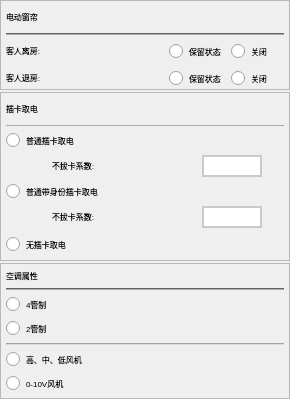
        <widget class="QWidget" name="widget_f3" native="true">
         <property name="minimumSize">
          <size>
           <width>290</width>
           <height>0</height>
          </size>
         </property>
         <layout class="QVBoxLayout" name="verticalLayout_7" stretch="2,3,3">
          <property name="spacing">
           <number>2</number>
          </property>
          <property name="leftMargin">
           <number>0</number>
          </property>
          <property name="topMargin">
           <number>0</number>
          </property>
          <property name="rightMargin">
           <number>0</number>
          </property>
          <property name="bottomMargin">
           <number>0</number>
          </property>
          <item>
           <widget class="QFrame" name="frame_3">
            <property name="sizePolicy">
             <sizepolicy hsizetype="Expanding" vsizetype="Preferred">
              <horstretch>0</horstretch>
              <verstretch>0</verstretch>
             </sizepolicy>
            </property>
            <property name="minimumSize">
             <size>
              <width>250</width>
              <height>0</height>
             </size>
            </property>
            <property name="styleSheet">
             <string notr="true"/>
            </property>
            <property name="frameShape">
             <enum>QFrame::StyledPanel</enum>
            </property>
            <property name="frameShadow">
             <enum>QFrame::Raised</enum>
            </property>
            <layout class="QVBoxLayout" name="verticalLayout_4" stretch="1,0,1,1">
             <property name="spacing">
              <number>5</number>
             </property>
             <property name="leftMargin">
              <number>5</number>
             </property>
             <property name="topMargin">
              <number>5</number>
             </property>
             <property name="rightMargin">
              <number>5</number>
             </property>
             <property name="bottomMargin">
              <number>0</number>
             </property>
             <item>
              <widget class="QLabel" name="lab_sec3_title">
               <property name="sizePolicy">
                <sizepolicy hsizetype="Expanding" vsizetype="Expanding">
                 <horstretch>0</horstretch>
                 <verstretch>0</verstretch>
                </sizepolicy>
               </property>
               <property name="minimumSize">
                <size>
                 <width>0</width>
                 <height>22</height>
                </size>
               </property>
               <property name="font">
                <font>
                 <pointsize>6</pointsize>
                </font>
               </property>
               <property name="styleSheet">
                <string notr="true"/>
               </property>
               <property name="text">
                <string>&lt;html&gt;&lt;head/&gt;&lt;body&gt;&lt;p&gt;电动窗帘&lt;/p&gt;&lt;/body&gt;&lt;/html&gt;</string>
               </property>
              </widget>
             </item>
             <item>
              <widget class="Line" name="line_sec3_1">
               <property name="minimumSize">
                <size>
                 <width>0</width>
                 <height>1</height>
                </size>
               </property>
               <property name="maximumSize">
                <size>
                 <width>16777215</width>
                 <height>2</height>
                </size>
               </property>
               <property name="font">
                <font>
                 <pointsize>6</pointsize>
                </font>
               </property>
               <property name="styleSheet">
                <string notr="true">background-color: #969696;</string>
               </property>
               <property name="orientation">
                <enum>Qt::Horizontal</enum>
               </property>
              </widget>
             </item>
             <item>
              <layout class="QHBoxLayout" name="horizontalLayout_12" stretch="3,1,1,0">
               <property name="spacing">
                <number>5</number>
               </property>
               <item>
                <widget class="QLabel" name="lab_sec3_leaveRoom">
                 <property name="sizePolicy">
                  <sizepolicy hsizetype="Preferred" vsizetype="Expanding">
                   <horstretch>0</horstretch>
                   <verstretch>0</verstretch>
                  </sizepolicy>
                 </property>
                 <property name="maximumSize">
                  <size>
                   <width>200</width>
                   <height>16777215</height>
                  </size>
                 </property>
                 <property name="font">
                  <font>
                   <pointsize>6</pointsize>
                  </font>
                 </property>
                 <property name="text">
                  <string>&lt;html&gt;&lt;head/&gt;&lt;body&gt;&lt;p&gt;客人离房:&lt;/p&gt;&lt;/body&gt;&lt;/html&gt;</string>
                 </property>
                </widget>
               </item>
               <item>
                <widget class="QRadioButton" name="radioButton_sec3_LR_keep">
                 <property name="sizePolicy">
                  <sizepolicy hsizetype="Preferred" vsizetype="Fixed">
                   <horstretch>0</horstretch>
                   <verstretch>0</verstretch>
                  </sizepolicy>
                 </property>
                 <property name="minimumSize">
                  <size>
                   <width>0</width>
                   <height>22</height>
                  </size>
                 </property>
                 <property name="maximumSize">
                  <size>
                   <width>150</width>
                   <height>16777215</height>
                  </size>
                 </property>
                 <property name="font">
                  <font>
                   <pointsize>6</pointsize>
                  </font>
                 </property>
                 <property name="cursor">
                  <cursorShape>PointingHandCursor</cursorShape>
                 </property>
                 <property name="text">
                  <string>保留状态</string>
                 </property>
                 <attribute name="buttonGroup">
                  <string notr="true">btng_sec3_leaveRoom</string>
                 </attribute>
                </widget>
               </item>
               <item>
                <widget class="QRadioButton" name="radioButton_sec3_LR_close">
                 <property name="sizePolicy">
                  <sizepolicy hsizetype="Expanding" vsizetype="Fixed">
                   <horstretch>0</horstretch>
                   <verstretch>0</verstretch>
                  </sizepolicy>
                 </property>
                 <property name="minimumSize">
                  <size>
                   <width>0</width>
                   <height>22</height>
                  </size>
                 </property>
                 <property name="maximumSize">
                  <size>
                   <width>150</width>
                   <height>16777215</height>
                  </size>
                 </property>
                 <property name="font">
                  <font>
                   <pointsize>6</pointsize>
                  </font>
                 </property>
                 <property name="cursor">
                  <cursorShape>PointingHandCursor</cursorShape>
                 </property>
                 <property name="text">
                  <string>关闭</string>
                 </property>
                 <attribute name="buttonGroup">
                  <string notr="true">btng_sec3_leaveRoom</string>
                 </attribute>
                </widget>
               </item>
               <item>
                <spacer name="horizontalSpacer_13">
                 <property name="orientation">
                  <enum>Qt::Horizontal</enum>
                 </property>
                 <property name="sizeHint" stdset="0">
                  <size>
                   <width>0</width>
                   <height>20</height>
                  </size>
                 </property>
                </spacer>
               </item>
              </layout>
             </item>
             <item>
              <layout class="QHBoxLayout" name="horizontalLayout_13" stretch="3,1,1,0">
               <property name="spacing">
                <number>5</number>
               </property>
               <item>
                <widget class="QLabel" name="lab_sec3_checkOut">
                 <property name="sizePolicy">
                  <sizepolicy hsizetype="Preferred" vsizetype="Expanding">
                   <horstretch>0</horstretch>
                   <verstretch>0</verstretch>
                  </sizepolicy>
                 </property>
                 <property name="maximumSize">
                  <size>
                   <width>200</width>
                   <height>16777215</height>
                  </size>
                 </property>
                 <property name="font">
                  <font>
                   <pointsize>6</pointsize>
                  </font>
                 </property>
                 <property name="text">
                  <string>&lt;html&gt;&lt;head/&gt;&lt;body&gt;&lt;p&gt;客人退房:&lt;/p&gt;&lt;/body&gt;&lt;/html&gt;</string>
                 </property>
                </widget>
               </item>
               <item>
                <widget class="QRadioButton" name="radioButton_sec3_CO_keep">
                 <property name="sizePolicy">
                  <sizepolicy hsizetype="Preferred" vsizetype="Fixed">
                   <horstretch>0</horstretch>
                   <verstretch>0</verstretch>
                  </sizepolicy>
                 </property>
                 <property name="minimumSize">
                  <size>
                   <width>0</width>
                   <height>22</height>
                  </size>
                 </property>
                 <property name="maximumSize">
                  <size>
                   <width>150</width>
                   <height>16777215</height>
                  </size>
                 </property>
                 <property name="font">
                  <font>
                   <pointsize>6</pointsize>
                  </font>
                 </property>
                 <property name="cursor">
                  <cursorShape>PointingHandCursor</cursorShape>
                 </property>
                 <property name="text">
                  <string>保留状态</string>
                 </property>
                 <attribute name="buttonGroup">
                  <string notr="true">btng_sec3_checkOut</string>
                 </attribute>
                </widget>
               </item>
               <item>
                <widget class="QRadioButton" name="radioButton_sec3_CO_close">
                 <property name="sizePolicy">
                  <sizepolicy hsizetype="Expanding" vsizetype="Fixed">
                   <horstretch>0</horstretch>
                   <verstretch>0</verstretch>
                  </sizepolicy>
                 </property>
                 <property name="minimumSize">
                  <size>
                   <width>0</width>
                   <height>22</height>
                  </size>
                 </property>
                 <property name="maximumSize">
                  <size>
                   <width>150</width>
                   <height>16777215</height>
                  </size>
                 </property>
                 <property name="font">
                  <font>
                   <pointsize>6</pointsize>
                  </font>
                 </property>
                 <property name="cursor">
                  <cursorShape>PointingHandCursor</cursorShape>
                 </property>
                 <property name="text">
                  <string>关闭</string>
                 </property>
                 <attribute name="buttonGroup">
                  <string notr="true">btng_sec3_checkOut</string>
                 </attribute>
                </widget>
               </item>
               <item>
                <spacer name="horizontalSpacer_17">
                 <property name="orientation">
                  <enum>Qt::Horizontal</enum>
                 </property>
                 <property name="sizeHint" stdset="0">
                  <size>
                   <width>0</width>
                   <height>20</height>
                  </size>
                 </property>
                </spacer>
               </item>
              </layout>
             </item>
            </layout>
            <zorder>line_sec3_1</zorder>
            <zorder>lab_sec3_title</zorder>
           </widget>
          </item>
          <item>
           <widget class="QFrame" name="frame_4">
            <property name="sizePolicy">
             <sizepolicy hsizetype="Expanding" vsizetype="Preferred">
              <horstretch>0</horstretch>
              <verstretch>0</verstretch>
             </sizepolicy>
            </property>
            <property name="styleSheet">
             <string notr="true"/>
            </property>
            <property name="frameShape">
             <enum>QFrame::StyledPanel</enum>
            </property>
            <property name="frameShadow">
             <enum>QFrame::Raised</enum>
            </property>
            <layout class="QVBoxLayout" name="verticalLayout_5" stretch="4,0,3,3,3,3,0">
             <property name="spacing">
              <number>5</number>
             </property>
             <property name="leftMargin">
              <number>5</number>
             </property>
             <property name="topMargin">
              <number>5</number>
             </property>
             <property name="rightMargin">
              <number>5</number>
             </property>
             <property name="bottomMargin">
              <number>5</number>
             </property>
             <item>
              <widget class="QLabel" name="lab_sec4_title">
               <property name="sizePolicy">
                <sizepolicy hsizetype="Expanding" vsizetype="Expanding">
                 <horstretch>0</horstretch>
                 <verstretch>0</verstretch>
                </sizepolicy>
               </property>
               <property name="minimumSize">
                <size>
                 <width>0</width>
                 <height>22</height>
                </size>
               </property>
               <property name="font">
                <font>
                 <pointsize>6</pointsize>
                </font>
               </property>
               <property name="styleSheet">
                <string notr="true"/>
               </property>
               <property name="text">
                <string>&lt;html&gt;&lt;head/&gt;&lt;body&gt;&lt;p&gt;&lt;span style=&quot; font-weight:400;&quot;&gt;插卡取电&lt;/span&gt;&lt;/p&gt;&lt;/body&gt;&lt;/html&gt;</string>
               </property>
              </widget>
             </item>
             <item>
              <widget class="Line" name="line_sec4_1">
               <property name="minimumSize">
                <size>
                 <width>0</width>
                 <height>1</height>
                </size>
               </property>
               <property name="maximumSize">
                <size>
                 <width>16777215</width>
                 <height>2</height>
                </size>
               </property>
               <property name="font">
                <font>
                 <pointsize>9</pointsize>
                </font>
               </property>
               <property name="styleSheet">
                <string notr="true">background-color: #969696;</string>
               </property>
               <property name="orientation">
                <enum>Qt::Horizontal</enum>
               </property>
              </widget>
             </item>
             <item>
              <widget class="QRadioButton" name="radioButton_sec4_useCard">
               <property name="sizePolicy">
                <sizepolicy hsizetype="Minimum" vsizetype="Expanding">
                 <horstretch>0</horstretch>
                 <verstretch>0</verstretch>
                </sizepolicy>
               </property>
               <property name="font">
                <font>
                 <pointsize>6</pointsize>
                </font>
               </property>
               <property name="cursor">
                <cursorShape>PointingHandCursor</cursorShape>
               </property>
               <property name="text">
                <string>普通插卡取电</string>
               </property>
               <attribute name="buttonGroup">
                <string notr="true">bntg_sec4_elecType</string>
               </attribute>
              </widget>
             </item>
             <item>
              <layout class="QHBoxLayout" name="horizontalLayout_14" stretch="1,4,1,0">
               <property name="spacing">
                <number>0</number>
               </property>
               <property name="rightMargin">
                <number>0</number>
               </property>
               <item>
                <spacer name="horizontalSpacer_9">
                 <property name="orientation">
                  <enum>Qt::Horizontal</enum>
                 </property>
                 <property name="sizeHint" stdset="0">
                  <size>
                   <width>40</width>
                   <height>20</height>
                  </size>
                 </property>
                </spacer>
               </item>
               <item>
                <widget class="QLabel" name="lab_sec4_UC_noCardNum">
                 <property name="sizePolicy">
                  <sizepolicy hsizetype="Preferred" vsizetype="Expanding">
                   <horstretch>0</horstretch>
                   <verstretch>0</verstretch>
                  </sizepolicy>
                 </property>
                 <property name="minimumSize">
                  <size>
                   <width>120</width>
                   <height>0</height>
                  </size>
                 </property>
                 <property name="maximumSize">
                  <size>
                   <width>150</width>
                   <height>16777215</height>
                  </size>
                 </property>
                 <property name="baseSize">
                  <size>
                   <width>0</width>
                   <height>0</height>
                  </size>
                 </property>
                 <property name="font">
                  <font>
                   <pointsize>6</pointsize>
                  </font>
                 </property>
                 <property name="text">
                  <string>&lt;html&gt;&lt;head/&gt;&lt;body&gt;&lt;p&gt;不拔卡系数:&lt;/p&gt;&lt;/body&gt;&lt;/html&gt;</string>
                 </property>
                </widget>
               </item>
               <item>
                <widget class="QLineEdit" name="edit_sec4_UC_noCardNum">
                 <property name="sizePolicy">
                  <sizepolicy hsizetype="Preferred" vsizetype="Fixed">
                   <horstretch>0</horstretch>
                   <verstretch>0</verstretch>
                  </sizepolicy>
                 </property>
                 <property name="minimumSize">
                  <size>
                   <width>60</width>
                   <height>22</height>
                  </size>
                 </property>
                 <property name="maximumSize">
                  <size>
                   <width>100</width>
                   <height>16777215</height>
                  </size>
                 </property>
                 <property name="font">
                  <font>
                   <pointsize>6</pointsize>
                  </font>
                 </property>
                 <property name="layoutDirection">
                  <enum>Qt::RightToLeft</enum>
                 </property>
                 <property name="styleSheet">
                  <string notr="true">border: 2px solid rgb(202, 202, 202);
border-radius: 0;
background-color: rgb(255, 255, 255);</string>
                 </property>
                </widget>
               </item>
               <item>
                <spacer name="horizontalSpacer_19">
                 <property name="orientation">
                  <enum>Qt::Horizontal</enum>
                 </property>
                 <property name="sizeType">
                  <enum>QSizePolicy::Fixed</enum>
                 </property>
                 <property name="sizeHint" stdset="0">
                  <size>
                   <width>22</width>
                   <height>20</height>
                  </size>
                 </property>
                </spacer>
               </item>
              </layout>
             </item>
             <item>
              <widget class="QRadioButton" name="radioButton_sec4_useCardAndId">
               <property name="sizePolicy">
                <sizepolicy hsizetype="Minimum" vsizetype="Expanding">
                 <horstretch>0</horstretch>
                 <verstretch>0</verstretch>
                </sizepolicy>
               </property>
               <property name="font">
                <font>
                 <pointsize>6</pointsize>
                </font>
               </property>
               <property name="cursor">
                <cursorShape>PointingHandCursor</cursorShape>
               </property>
               <property name="text">
                <string>普通带身份插卡取电</string>
               </property>
               <attribute name="buttonGroup">
                <string notr="true">bntg_sec4_elecType</string>
               </attribute>
              </widget>
             </item>
             <item>
              <layout class="QHBoxLayout" name="horizontalLayout_15" stretch="1,4,1,0">
               <property name="spacing">
                <number>0</number>
               </property>
               <property name="rightMargin">
                <number>0</number>
               </property>
               <item>
                <spacer name="horizontalSpacer_10">
                 <property name="orientation">
                  <enum>Qt::Horizontal</enum>
                 </property>
                 <property name="sizeHint" stdset="0">
                  <size>
                   <width>40</width>
                   <height>20</height>
                  </size>
                 </property>
                </spacer>
               </item>
               <item>
                <widget class="QLabel" name="lab_sec4_UCI_noCardNum">
                 <property name="sizePolicy">
                  <sizepolicy hsizetype="Preferred" vsizetype="Expanding">
                   <horstretch>0</horstretch>
                   <verstretch>0</verstretch>
                  </sizepolicy>
                 </property>
                 <property name="minimumSize">
                  <size>
                   <width>120</width>
                   <height>0</height>
                  </size>
                 </property>
                 <property name="maximumSize">
                  <size>
                   <width>150</width>
                   <height>16777215</height>
                  </size>
                 </property>
                 <property name="font">
                  <font>
                   <pointsize>6</pointsize>
                  </font>
                 </property>
                 <property name="text">
                  <string>&lt;html&gt;&lt;head/&gt;&lt;body&gt;&lt;p&gt;不拔卡系数: &lt;/p&gt;&lt;/body&gt;&lt;/html&gt;</string>
                 </property>
                </widget>
               </item>
               <item>
                <widget class="QLineEdit" name="edit_sec4_UCI_noCardNum">
                 <property name="sizePolicy">
                  <sizepolicy hsizetype="Preferred" vsizetype="Fixed">
                   <horstretch>0</horstretch>
                   <verstretch>0</verstretch>
                  </sizepolicy>
                 </property>
                 <property name="minimumSize">
                  <size>
                   <width>60</width>
                   <height>22</height>
                  </size>
                 </property>
                 <property name="maximumSize">
                  <size>
                   <width>100</width>
                   <height>16777215</height>
                  </size>
                 </property>
                 <property name="font">
                  <font>
                   <pointsize>6</pointsize>
                  </font>
                 </property>
                 <property name="layoutDirection">
                  <enum>Qt::RightToLeft</enum>
                 </property>
                 <property name="styleSheet">
                  <string notr="true">border: 2px solid rgb(202, 202, 202);
border-radius: 0;
background-color: rgb(255, 255, 255);</string>
                 </property>
                </widget>
               </item>
               <item>
                <spacer name="horizontalSpacer_20">
                 <property name="orientation">
                  <enum>Qt::Horizontal</enum>
                 </property>
                 <property name="sizeHint" stdset="0">
                  <size>
                   <width>22</width>
                   <height>20</height>
                  </size>
                 </property>
                </spacer>
               </item>
              </layout>
             </item>
             <item>
              <widget class="QRadioButton" name="radioButton_sec4_noCard">
               <property name="sizePolicy">
                <sizepolicy hsizetype="Minimum" vsizetype="Expanding">
                 <horstretch>0</horstretch>
                 <verstretch>0</verstretch>
                </sizepolicy>
               </property>
               <property name="minimumSize">
                <size>
                 <width>0</width>
                 <height>22</height>
                </size>
               </property>
               <property name="font">
                <font>
                 <pointsize>6</pointsize>
                </font>
               </property>
               <property name="cursor">
                <cursorShape>PointingHandCursor</cursorShape>
               </property>
               <property name="text">
                <string>无插卡取电</string>
               </property>
               <attribute name="buttonGroup">
                <string notr="true">bntg_sec4_elecType</string>
               </attribute>
              </widget>
             </item>
            </layout>
           </widget>
          </item>
          <item>
           <widget class="QFrame" name="frame_5">
            <property name="sizePolicy">
             <sizepolicy hsizetype="Expanding" vsizetype="Expanding">
              <horstretch>0</horstretch>
              <verstretch>0</verstretch>
             </sizepolicy>
            </property>
            <property name="styleSheet">
             <string notr="true"/>
            </property>
            <property name="frameShape">
             <enum>QFrame::StyledPanel</enum>
            </property>
            <property name="frameShadow">
             <enum>QFrame::Raised</enum>
            </property>
            <layout class="QVBoxLayout" name="verticalLayout_6" stretch="1,0,1,1,0,1,1">
             <property name="spacing">
              <number>5</number>
             </property>
             <property name="leftMargin">
              <number>5</number>
             </property>
             <property name="topMargin">
              <number>5</number>
             </property>
             <property name="rightMargin">
              <number>5</number>
             </property>
             <property name="bottomMargin">
              <number>5</number>
             </property>
             <item>
              <widget class="QLabel" name="lab_sec5_title">
               <property name="sizePolicy">
                <sizepolicy hsizetype="Expanding" vsizetype="Expanding">
                 <horstretch>0</horstretch>
                 <verstretch>0</verstretch>
                </sizepolicy>
               </property>
               <property name="maximumSize">
                <size>
                 <width>16777215</width>
                 <height>30</height>
                </size>
               </property>
               <property name="font">
                <font>
                 <pointsize>6</pointsize>
                </font>
               </property>
               <property name="styleSheet">
                <string notr="true"/>
               </property>
               <property name="text">
                <string>&lt;html&gt;&lt;head/&gt;&lt;body&gt;&lt;p&gt;空调属性&lt;/p&gt;&lt;/body&gt;&lt;/html&gt;</string>
               </property>
              </widget>
             </item>
             <item>
              <widget class="Line" name="line_sec5_1">
               <property name="minimumSize">
                <size>
                 <width>0</width>
                 <height>1</height>
                </size>
               </property>
               <property name="maximumSize">
                <size>
                 <width>16777215</width>
                 <height>2</height>
                </size>
               </property>
               <property name="styleSheet">
                <string notr="true">background-color: #969696;</string>
               </property>
               <property name="orientation">
                <enum>Qt::Horizontal</enum>
               </property>
              </widget>
             </item>
             <item>
              <widget class="QRadioButton" name="radioButton_sec5_4pip">
               <property name="font">
                <font>
                 <pointsize>6</pointsize>
                </font>
               </property>
               <property name="cursor">
                <cursorShape>PointingHandCursor</cursorShape>
               </property>
               <property name="layoutDirection">
                <enum>Qt::LeftToRight</enum>
               </property>
               <property name="autoFillBackground">
                <bool>false</bool>
               </property>
               <property name="text">
                <string>4管制</string>
               </property>
               <attribute name="buttonGroup">
                <string notr="true">btng_sec5_pipType</string>
               </attribute>
              </widget>
             </item>
             <item>
              <widget class="QRadioButton" name="radioButton_sec5_2pip">
               <property name="font">
                <font>
                 <pointsize>6</pointsize>
                </font>
               </property>
               <property name="cursor">
                <cursorShape>PointingHandCursor</cursorShape>
               </property>
               <property name="layoutDirection">
                <enum>Qt::LeftToRight</enum>
               </property>
               <property name="autoFillBackground">
                <bool>false</bool>
               </property>
               <property name="text">
                <string>2管制</string>
               </property>
               <attribute name="buttonGroup">
                <string notr="true">btng_sec5_pipType</string>
               </attribute>
              </widget>
             </item>
             <item>
              <widget class="Line" name="line_sec5_2">
               <property name="minimumSize">
                <size>
                 <width>0</width>
                 <height>1</height>
                </size>
               </property>
               <property name="maximumSize">
                <size>
                 <width>16777215</width>
                 <height>2</height>
                </size>
               </property>
               <property name="styleSheet">
                <string notr="true">background-color: rgba(195, 195, 195, 150);</string>
               </property>
               <property name="orientation">
                <enum>Qt::Horizontal</enum>
               </property>
              </widget>
             </item>
             <item>
              <widget class="QRadioButton" name="radioButton_sec5_hmlMachine">
               <property name="font">
                <font>
                 <pointsize>6</pointsize>
                </font>
               </property>
               <property name="cursor">
                <cursorShape>PointingHandCursor</cursorShape>
               </property>
               <property name="text">
                <string>高、中、低风机</string>
               </property>
               <attribute name="buttonGroup">
                <string notr="true">btng_sec5_machineType</string>
               </attribute>
              </widget>
             </item>
             <item>
              <widget class="QRadioButton" name="radioButton_sec5_0to10Machine">
               <property name="font">
                <font>
                 <pointsize>6</pointsize>
                </font>
               </property>
               <property name="cursor">
                <cursorShape>PointingHandCursor</cursorShape>
               </property>
               <property name="text">
                <string>0-10V风机</string>
               </property>
               <attribute name="buttonGroup">
                <string notr="true">btng_sec5_machineType</string>
               </attribute>
              </widget>
             </item>
            </layout>
           </widget>
          </item>
         </layout>
        </widget>
